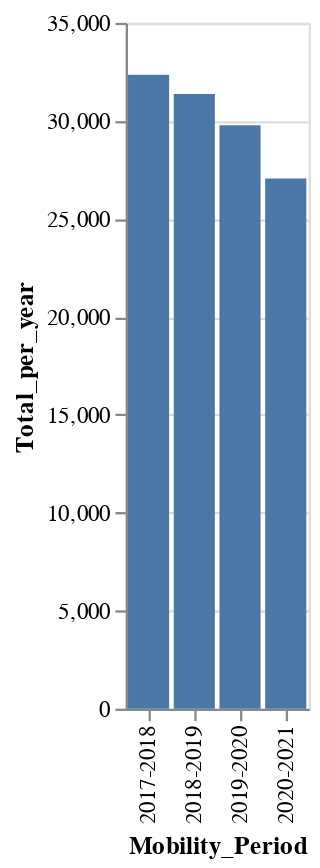

Write notebook code for a chart like this one.
### Code cell
import altair as alt

alt.Chart(moving_df).mark_bar().encode(
    x="Mobility_Period",
    y="Total_per_year")

### Figure 1 — Vega-Lite specification as saved in the notebook (floating-point values rounded to 4 significant figures)
{"config": {"view": {"continuousWidth": 400, "continuousHeight": 300}}, "data": {"name": "data-9b7241eb9ef2d87422a7a694e0534450"}, "mark": "bar", "encoding": {"x": {"type": "nominal", "field": "Mobility_Period"}, "y": {"type": "quantitative", "field": "Total_per_year"}}, "$schema": "https://vega.github.io/schema/vega-lite/v4.8.1.json", "datasets": {"data-9b7241eb9ef2d87422a7a694e0534450": [{"Mobility_Period": "2020-2021", "Total_per_year": 27059, "Change_in_marital_status": 1287, "To_establish_own_household": 2878, "Other_family_reason": 2481, "New_job_or_job_transfer": 2387, "To_look_for_work_or_lost_job": 405, "To_be_closer_to_work/easier_commute": 1170, "Retired": 227, "Other_job-related_reason": 78, "Wanted_to_own_home,_not_rent": 2020, "Wanted_newer/better/larger_house_or_apartment": 4661, "Wanted_better_neighborhood/less_crime": 1617, "Cheaper_housing": 2408, "Foreclosure_eviction": 128, "Other_housing_reason": 1542, "Relationship_with_unmarried_partner": 1067, "To_attend_or_leave_college": 824, "Change_of_climate": 202, "Health_reasons": 434, "Natural_disaster": 87, "Other_reasons": 1156}, {"Mobility_Period": "2019-2020", "Total_per_year": 29780, "Change_in_marital_status": 1827, "To_establish_own_household": 3171, "Other_family_reason": 2596, "New_job_or_job_transfer": 3399, "To_look_for_work_or_lost_job": 520, "To_be_closer_to_work/easier_commute": 1465, "Retired": 398, "Other_job-related_reason": 114, "Wanted_to_own_home,_not_rent": 2328, "Wanted_newer/better/larger_house_or_apartment": 4339, "Wanted_better_neighborhood/less_crime": 1233, "Cheaper_housing": 1978, "Foreclosure_eviction": 190, "Other_housing_reason": 1889, "Relationship_with_unmarried_partner": 1528, "To_attend_or_leave_college": 938, "Change_of_climate": 115, "Health_reasons": 596, "Natural_disaster": 111, "Other_reasons": 1046}, {"Mobility_Period": "2018-2019", "Total_per_year": 31371, "Change_in_marital_status": 1555, "To_establish_own_household": 3588, "Other_family_reason": 3252, "New_job_or_job_transfer": 3781, "To_look_for_work_or_lost_job": 278, "To_be_closer_to_work/easier_commute": 1932, "Retired": 305, "Other_job-related_reason": 367, "Wanted_to_own_home,_not_rent": 1982, "Wanted_newer/better/larger_house_or_apartment": 5338, "Wanted_better_neighborhood/less_crime": 936, "Cheaper_housing": 2094, "Foreclosure_eviction": 216, "Other_housing_reason": 2110, "Relationship_with_unmarried_partner": "N", "To_attend_or_leave_college": 814, "Change_of_climate": 226, "Health_reasons": 733, "Natural_disaster": 173, "Other_reasons": 1691}, {"Mobility_Period": "2017-2018", "Total_per_year": 32352, "Change_in_marital_status": 1435, "To_establish_own_household": 4073, "Other_family_reason": 3583, "New_job_or_job_transfer": 3341, "To_look_for_work_or_lost_job": 492, "To_be_closer_to_work/easier_commute": 1821, "Retired": 348, "Other_job-related_reason": 366, "Wanted_to_own_home,_not_rent": 2350, "Wanted_newer/better/larger_house_or_apartment": 5300, "Wanted_better_neighborhood/less_crime": 844, "Cheaper_housing": 2551, "Foreclosure_eviction": 215, "Other_housing_reason": 2156, "Relationship_with_unmarried_partner": "N", "To_attend_or_leave_college": 903, "Change_of_climate": 215, "Health_reasons": 579, "Natural_disaster": 174, "Other_reasons": 1605}]}}
